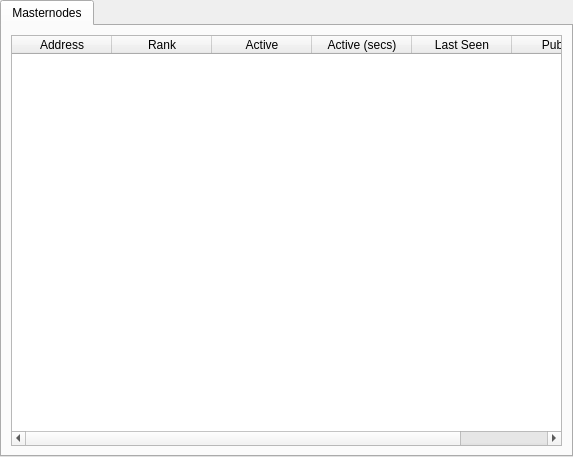
<?xml version="1.0" encoding="UTF-8"?>
<ui version="4.0">
 <class>MasternodeManager</class>
 <widget class="QWidget" name="MasternodeManager">
  <property name="geometry">
   <rect>
    <x>0</x>
    <y>0</y>
    <width>573</width>
    <height>457</height>
   </rect>
  </property>
  <property name="windowTitle">
   <string>Form</string>
  </property>
  <layout class="QVBoxLayout" name="topLayout">
   <property name="leftMargin">
    <number>0</number>
   </property>
   <property name="topMargin">
    <number>0</number>
   </property>
   <property name="rightMargin">
    <number>0</number>
   </property>
   <property name="bottomMargin">
    <number>0</number>
   </property>
   <item>
    <layout class="QVBoxLayout" name="verticalLayout">
     <property name="bottomMargin">
      <number>0</number>
     </property>
     <item>
      <widget class="QTabWidget" name="tabWidget">
       <property name="currentIndex">
        <number>0</number>
       </property>
       <widget class="QWidget" name="tab">
        <attribute name="title">
         <string>Masternodes</string>
        </attribute>
        <layout class="QGridLayout" name="gridLayout">
         <item row="0" column="0">
          <widget class="QTableWidget" name="tableWidget">
           <property name="editTriggers">
            <set>QAbstractItemView::NoEditTriggers</set>
           </property>
           <property name="alternatingRowColors">
            <bool>true</bool>
           </property>
           <property name="selectionBehavior">
            <enum>QAbstractItemView::SelectRows</enum>
           </property>
           <attribute name="horizontalHeaderStretchLastSection">
            <bool>true</bool>
           </attribute>
           <column>
            <property name="text">
             <string>Address</string>
            </property>
           </column>
           <column>
            <property name="text">
             <string>Rank</string>
            </property>
           </column>
           <column>
            <property name="text">
             <string>Active</string>
            </property>
           </column>
           <column>
            <property name="text">
             <string>Active (secs)</string>
            </property>
           </column>
           <column>
            <property name="text">
             <string>Last Seen</string>
            </property>
           </column>
           <column>
            <property name="text">
             <string>Pubkey</string>
            </property>
           </column>
          </widget>
         </item>
        </layout>
       </widget>
      </widget>
     </item>
    </layout>
   </item>
  </layout>
 </widget>
 <resources/>
 <connections/>
</ui>
